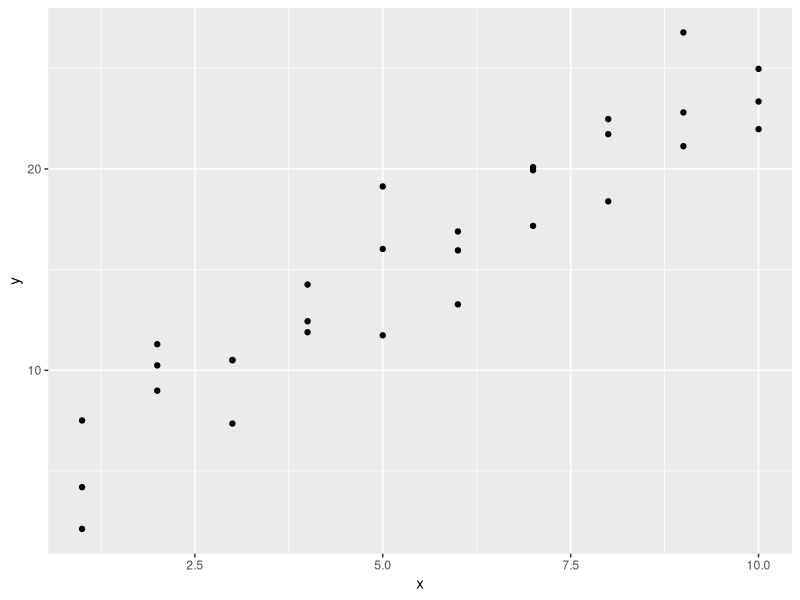
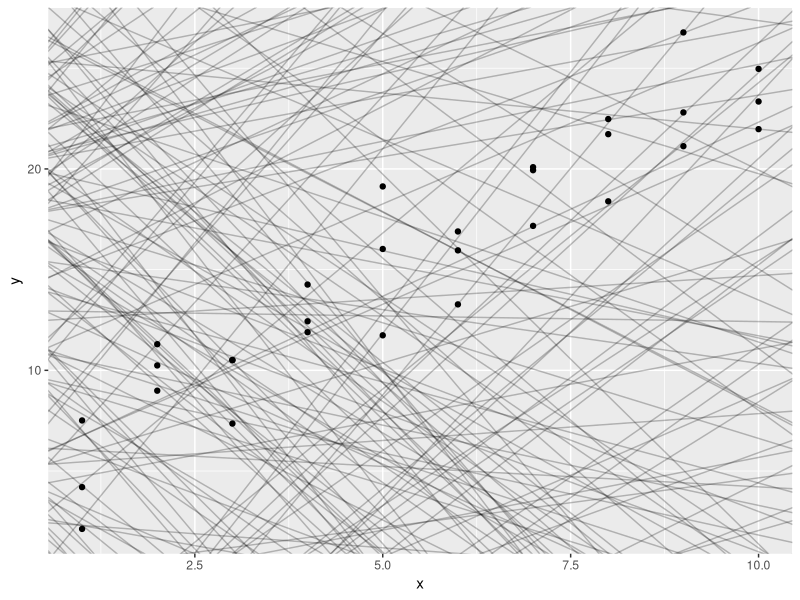
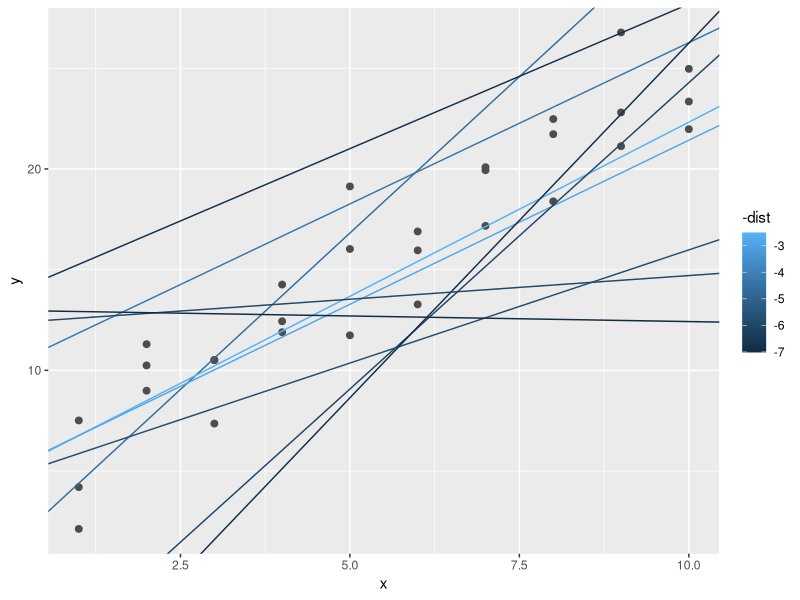
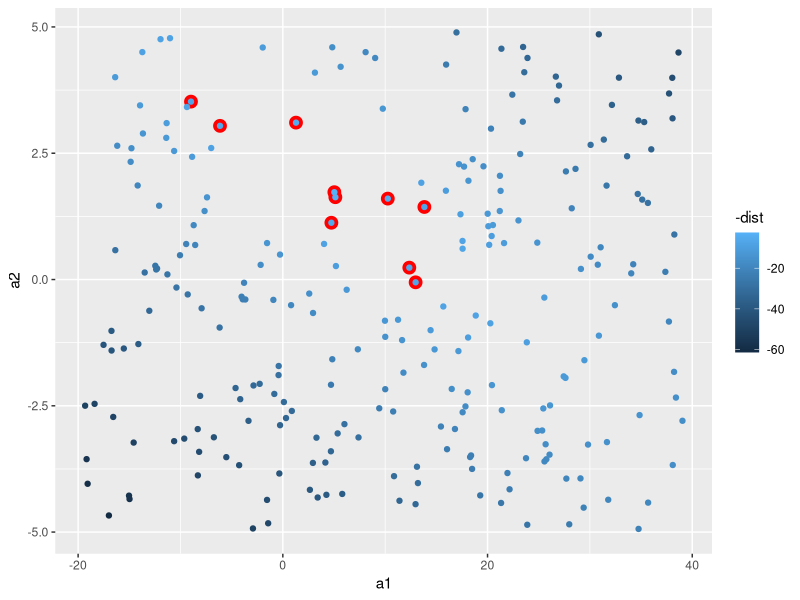
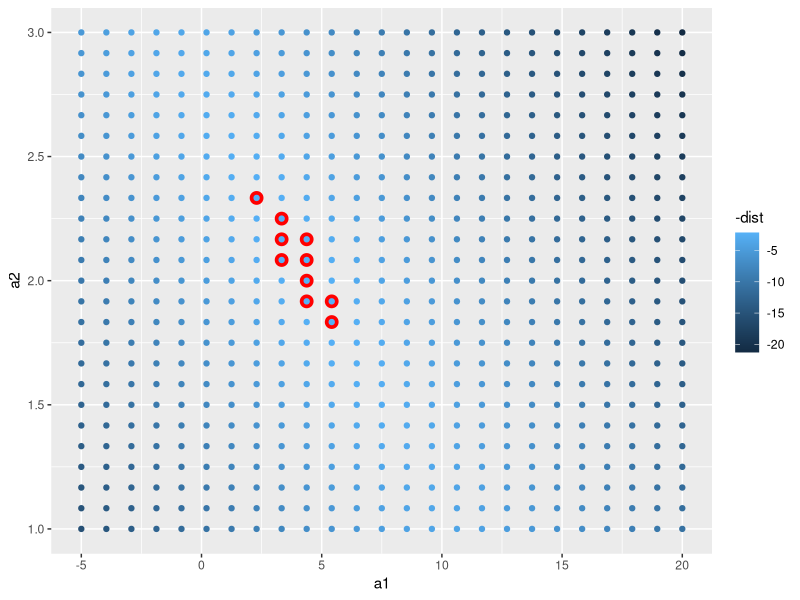
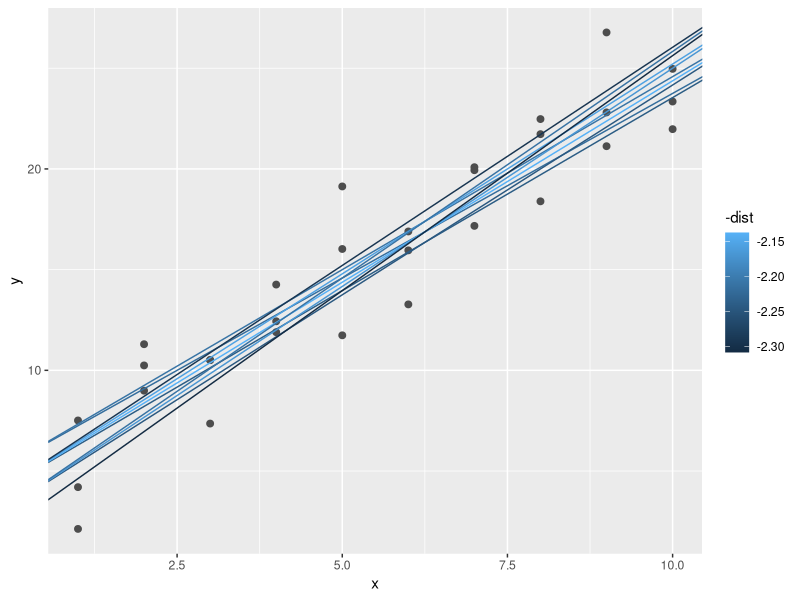
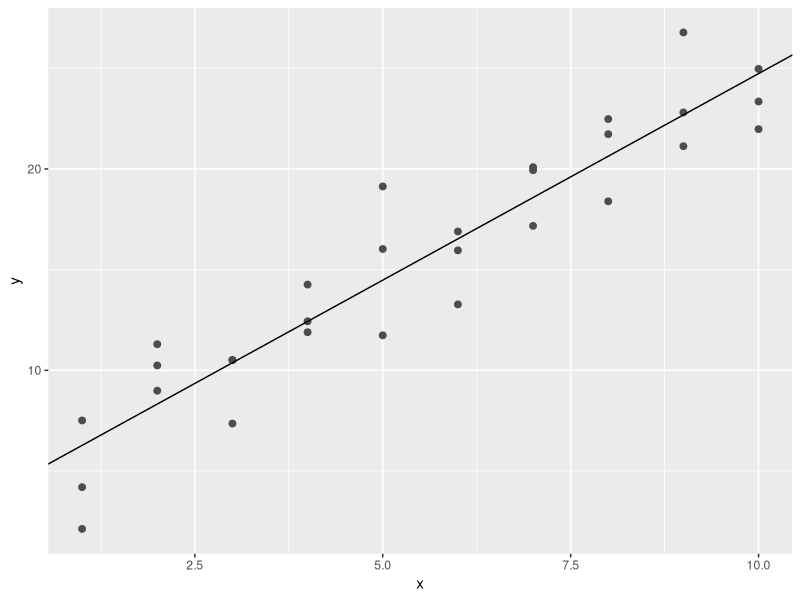
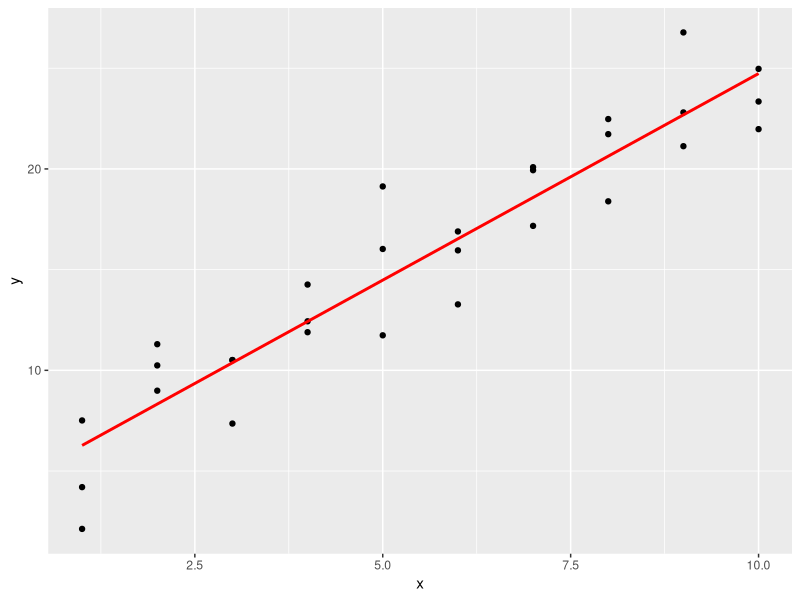

Write R code to recreate these figures, in order. (Note: this script raises an error after producing the figures.)
# 09/24/2020

# Model Basics with modelr

library(tidyverse)

library(modelr)
options(na.action = na.warn)

head(sim1)

sim1 %>%
  ggplot(aes(x,y)) +
  geom_point()

models <- tibble(
  a1 = runif(250, -20, 40),
  a2 = runif(250, -5, 5)
)

?runif

ggplot(sim1, aes(x,y)) +
  geom_abline(
    aes(intercept = a1, slope = a2),
    data = models, alpha = 1/4
  ) +
  geom_point()

model1 <- function(a, data) {
  a[1] + data$x * a[2]
}

model1(c(7,1.5), sim1)

measure_distance <- function(mod, data) {
  diff <- data$y - model1(mod, data)
  sqrt(mean(diff ^ 2))
}

measure_distance(c(7, 1.5), sim1)

sim1_dist <- function(a1,a2) {
  measure_distance(c(a1, a2), sim1)
}


models <- models %>%
  mutate(dist = purrr::map2_dbl(a1, a2, sim1_dist))

models

ggplot(sim1, aes(x,y)) + 
  geom_point(size = 2, color = "grey30") +
  geom_abline(
    aes(intercept = a1, slope = a2, color = -dist),
    data = filter(models, rank(dist) <= 10)
  )

ggplot(models, aes(a1, a2)) + 
  geom_point(
    data = filter(models, rank(dist) <= 10),
    size = 4, color = "red"
  ) +
  geom_point(aes(color = -dist))

grid <-  expand.grid(
  a1 = seq(-5, 20, length = 25),
  a2 = seq(1,3, length = 25)
) %>%
  mutate(dist = purrr::map2_dbl(a1, a2, sim1_dist))

grid %>%
  ggplot(aes(a1, a2)) +
  geom_point(
    data = filter(grid, rank(dist) <= 10),
    size = 4, color = "red"
  ) +
  geom_point(aes(color = -dist))

ggplot(sim1, aes(x,y)) +
  geom_point(size = 2, color = "grey30") +
  geom_abline(
    aes(intercept = a1, slope = a2, color = -dist),
    data = filter(grid, rank(dist) <= 10)
  )

best <- optim(c(0,0), measure_distance, data = sim1)
head(best)
best$par

sim1 %>%
  ggplot(aes(x,y)) + 
  geom_point(size = 2, color = "grey30") +
  geom_abline(intercept = best$par[1], slope = best$par[2])

sim1_mod <- lm(y ~ x, data = sim1)
coef(sim1_mod)

grid <- sim1 %>%
  data_grid(x)

grid

grid <-  grid %>%
  add_predictions(sim1_mod)
grid

ggplot(sim1, aes(x)) +
  geom_point(aes(y=y)) + 
  geom_line(
    aes(y = pred),
    data = grid,
    color = "red",
    size = 1
  )

sim1 <- sim1 %>%
  add_residuals(sim1_mod)
sim1

ggplot(sim1, aes(resid)) +
  geom_freqpoly(binwidth = 0.5)

ggplot(sim1, aes(x, resid)) +
  geom_ref_line(h=0) +
  geom_point()

df <- tribble(
  ~y,  ~x1,  ~x2,
  4,  2,  5,
  5,  1,  6
)
df

model_matrix(df, y ~ x1)

model_matrix(df, y ~ x1 -1)

model_matrix(df, y ~ x1 + x2)

df <- tribble(
  ~ sex, ~ response,
  "male", 1,
  "female", 2,
  "male", 1
)

model_matrix(df, response ~ sex)

sim2

sim2 %>%
  ggplot() +
  geom_point(aes(x,y))


mod2 <- lm(y ~ x, data = sim2)

grid <-  sim2 %>%
  data_grid(x) %>%
  add_predictions(mod2)

grid

ggplot(sim2, aes(x)) +
  geom_point(aes(y = y)) +
  geom_point(
    data = grid,
    aes(y = pred),
    color = "red",
    size = 4
  )

tibble(x = "e") %>%
  add_predictions(mod2)

sim3

ggplot(sim3, aes(x1, y)) +
  geom_point(aes(color = x2))

mod1 <-  lm(y ~ x1 + x2, data = sim3)
mod2 <-  lm(y ~ x1 * x2, data = sim3)

grid <- sim3 %>%
  data_grid(x1, x2) %>%
  gather_predictions(mod1, mod2)

grid

ggplot(sim3, aes(x1, y, color = x2)) +
  geom_point() + 
  geom_line(data = grid, aes(y = pred)) +
  facet_wrap(~ model)

sim3 <- sim3 %>%
  gather_residuals(mod1, mod2)

ggplot(sim3, aes(x1, resid, color = x2)) +
  geom_point() +
  facet_grid(model ~ x2)

mod1 <-  lm(y ~ x1 + x2, data = sim4)
mod2 <-  lm(y ~ x1 * x2, data = sim4)

grid <- sim4 %>%
  data_grid(
    x1 = seq_range(x1,5),
    x2 = seq_range(x2, 5)
  ) %>%
  gather_predictions(mod1, mod2)

grid

library(splines)

df <- tribble(  
  ~x, ~y,  
  1, 2.2,  
  2, NA,  
  3, 3.5,  
  4, 8.3,  
  NA, 10)


df

mod <- lm(y ~ x, data = df)

mod <- lm(y ~ x, data =df, na.action = na.exclude)

nobs(mod)























